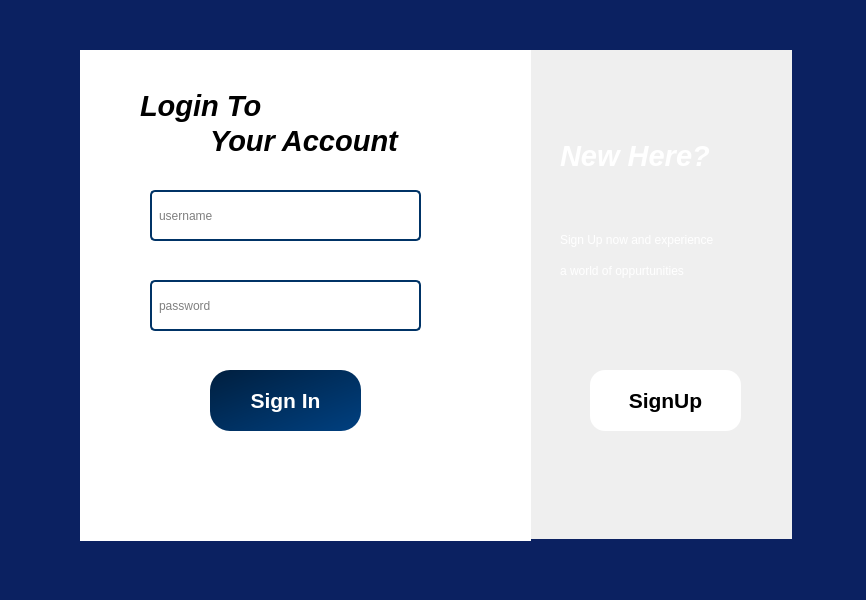
<?xml version="1.0" encoding="UTF-8"?>
<ui version="4.0">
 <class>MainWindow</class>
 <widget class="QMainWindow" name="MainWindow">
  <property name="geometry">
   <rect>
    <x>0</x>
    <y>0</y>
    <width>866</width>
    <height>600</height>
   </rect>
  </property>
  <property name="windowTitle">
   <string>MainWindow</string>
  </property>
  <property name="styleSheet">
   <string notr="true"/>
  </property>
  <widget class="QWidget" name="centralwidget">
   <widget class="QLabel" name="label_6">
    <property name="geometry">
     <rect>
      <x>0</x>
      <y>-1</y>
      <width>801</width>
      <height>51</height>
     </rect>
    </property>
    <property name="text">
     <string/>
    </property>
   </widget>
   <widget class="QLabel" name="label_7">
    <property name="geometry">
     <rect>
      <x>0</x>
      <y>539</y>
      <width>1031</width>
      <height>61</height>
     </rect>
    </property>
    <property name="styleSheet">
     <string notr="true">background-color: #0B2161;</string>
    </property>
    <property name="text">
     <string/>
    </property>
   </widget>
   <widget class="QLabel" name="label_8">
    <property name="geometry">
     <rect>
      <x>-10</x>
      <y>0</y>
      <width>431</width>
      <height>591</height>
     </rect>
    </property>
    <property name="styleSheet">
     <string notr="true">background-color: #0B2161;</string>
    </property>
    <property name="text">
     <string/>
    </property>
   </widget>
   <widget class="QGroupBox" name="groupBox">
    <property name="geometry">
     <rect>
      <x>80</x>
      <y>50</y>
      <width>451</width>
      <height>491</height>
     </rect>
    </property>
    <property name="styleSheet">
     <string notr="true">
/* Group Box */
QGroupBox {
    background-color: white; /* Light blue background color */
    border: none; 
}

/* Line Edits */
QLineEdit {
    border: 2px solid #003366; /* Dark blue border */
    border-radius: 5px;
    padding: 5px;
    background-color: white;
}

/* Hover Effect for Line Edits */
QLineEdit:hover {
    border-color: #005f5f; /* Darker blue on hover */
}

/* Focus Effect for Line Edits */
QLineEdit:focus {
    border-color: #007f7f; /* Even darker blue when focused */
}

/* Placeholder Text Color */
QLineEdit::placeholder {
    color: #003366; /* Dark blue placeholder text */
}

/* Push Button */
QPushButton {
    border-radius: 20px;
    background: qlineargradient(x1:0, y1:0, x2:1, y2:1, stop:0 #003366, stop:1 #005f5f); /* Dark blue to darker blue gradient */
    color: white;
    padding: 10px 20px;
    border: none;
}

/* Hover State Style for Push Button */
QPushButton:hover {
    background: qlineargradient(x1:0, y1:0, x2:1, y2:1, stop:0 #005f5f, stop:1 #007f7f); /* Darker blue to even darker blue gradient on hover */
}

/* Pressed State Style for Push Button */
QPushButton:pressed {
    background: qlineargradient(x1:0, y1:0, x2:1, y2:1, stop:0 #007f7f, stop:1 #009f9f); /* Even darker blue to very dark blue gradient when pressed */
}
</string>
    </property>
    <property name="title">
     <string/>
    </property>
    <widget class="QLineEdit" name="passwordLineEdit">
     <property name="geometry">
      <rect>
       <x>70</x>
       <y>230</y>
       <width>271</width>
       <height>51</height>
      </rect>
     </property>
     <property name="echoMode">
      <enum>QLineEdit::Password</enum>
     </property>
     <property name="placeholderText">
      <string>password</string>
     </property>
    </widget>
    <widget class="QLineEdit" name="usernameLineEdit">
     <property name="geometry">
      <rect>
       <x>70</x>
       <y>140</y>
       <width>271</width>
       <height>51</height>
      </rect>
     </property>
     <property name="placeholderText">
      <string>username</string>
     </property>
    </widget>
    <widget class="QPushButton" name="SignIn">
     <property name="geometry">
      <rect>
       <x>130</x>
       <y>320</y>
       <width>151</width>
       <height>61</height>
      </rect>
     </property>
     <property name="font">
      <font>
       <pointsize>16</pointsize>
       <bold>true</bold>
      </font>
     </property>
     <property name="styleSheet">
      <string notr="true">/* Push Button */
QPushButton {
    border-radius: 20px;
    background: qlineargradient(x1:0, y1:0, x2:1, y2:1, stop:0 #001F3F, stop:1 #004080); /* Changed gradient colors */
    color: white;
    padding: 10px 20px;
    border: none;
}

/* Hover State Style for Push Button */
QPushButton:hover {
    background: qlineargradient(x1:0, y1:0, x2:1, y2:1, stop:0 #004080, stop:1 #001F3F); /* Changed gradient colors */
}

/* Pressed State Style for Push Button */
QPushButton:pressed {
    background: qlineargradient(x1:0, y1:0, x2:1, y2:1, stop:0 #001F3F, stop:1 #004080); /* Changed gradient colors */
}</string>
     </property>
     <property name="text">
      <string>Sign In</string>
     </property>
    </widget>
    <widget class="QLabel" name="label">
     <property name="geometry">
      <rect>
       <x>60</x>
       <y>30</y>
       <width>171</width>
       <height>51</height>
      </rect>
     </property>
     <property name="font">
      <font>
       <pointsize>22</pointsize>
       <italic>true</italic>
       <bold>true</bold>
      </font>
     </property>
     <property name="styleSheet">
      <string notr="true">background:transparent;</string>
     </property>
     <property name="text">
      <string>Login To </string>
     </property>
    </widget>
    <widget class="QLabel" name="label_2">
     <property name="geometry">
      <rect>
       <x>130</x>
       <y>70</y>
       <width>231</width>
       <height>41</height>
      </rect>
     </property>
     <property name="font">
      <font>
       <family>Segoe UI</family>
       <pointsize>22</pointsize>
       <italic>true</italic>
       <bold>true</bold>
      </font>
     </property>
     <property name="styleSheet">
      <string notr="true">background:transparent;</string>
     </property>
     <property name="text">
      <string>Your Account</string>
     </property>
    </widget>
   </widget>
   <widget class="QGroupBox" name="groupBox_2">
    <property name="geometry">
     <rect>
      <x>530</x>
      <y>50</y>
      <width>271</width>
      <height>491</height>
     </rect>
    </property>
    <property name="styleSheet">
     <string notr="true">QGroupBox{
	background-image: url(:/backdrop.jpg);
border: none;
}

QPushButton {
    background-color: white; 
    color: black 
    border: none; 
    border-radius: 20px; 
    padding: 10px 20px; 
}

QPushButton:hover {
    background-color: rgba(255, 255, 255, 0.3); 
}

QLabel {
    color: white;
    background: transparent;
}
</string>
    </property>
    <property name="title">
     <string/>
    </property>
    <widget class="QPushButton" name="SignUp">
     <property name="geometry">
      <rect>
       <x>60</x>
       <y>320</y>
       <width>151</width>
       <height>61</height>
      </rect>
     </property>
     <property name="font">
      <font>
       <pointsize>16</pointsize>
       <bold>true</bold>
      </font>
     </property>
     <property name="styleSheet">
      <string notr="true">border-radius: 15px; 
  padding: 10px 20px;
background-color: rgb(255, 255, 255);</string>
     </property>
     <property name="text">
      <string>SignUp</string>
     </property>
    </widget>
    <widget class="QLabel" name="label_3">
     <property name="geometry">
      <rect>
       <x>30</x>
       <y>80</y>
       <width>201</width>
       <height>51</height>
      </rect>
     </property>
     <property name="font">
      <font>
       <family>Segoe UI</family>
       <pointsize>22</pointsize>
       <italic>true</italic>
       <bold>true</bold>
      </font>
     </property>
     <property name="styleSheet">
      <string notr="true">color: rgb(255, 255, 255);
background:transparent;</string>
     </property>
     <property name="text">
      <string>New Here?</string>
     </property>
    </widget>
    <widget class="QLabel" name="label_4">
     <property name="geometry">
      <rect>
       <x>30</x>
       <y>180</y>
       <width>191</width>
       <height>20</height>
      </rect>
     </property>
     <property name="styleSheet">
      <string notr="true">color: rgb(255, 255, 255);
background:transparent;</string>
     </property>
     <property name="text">
      <string>Sign Up now and experience </string>
     </property>
    </widget>
    <widget class="QLabel" name="label_5">
     <property name="geometry">
      <rect>
       <x>30</x>
       <y>210</y>
       <width>191</width>
       <height>21</height>
      </rect>
     </property>
     <property name="styleSheet">
      <string notr="true">color: rgb(255, 255, 255);
background:transparent;</string>
     </property>
     <property name="text">
      <string>a world of oppurtunities</string>
     </property>
    </widget>
   </widget>
   <widget class="QLabel" name="label_10">
    <property name="geometry">
     <rect>
      <x>40</x>
      <y>560</y>
      <width>431</width>
      <height>591</height>
     </rect>
    </property>
    <property name="styleSheet">
     <string notr="true">background-color: #0B2161;</string>
    </property>
    <property name="text">
     <string/>
    </property>
   </widget>
   <widget class="QLabel" name="label_9">
    <property name="geometry">
     <rect>
      <x>410</x>
      <y>-1</y>
      <width>481</width>
      <height>51</height>
     </rect>
    </property>
    <property name="styleSheet">
     <string notr="true">background-color: #0B2161;</string>
    </property>
    <property name="text">
     <string/>
    </property>
   </widget>
   <widget class="QLabel" name="label_11">
    <property name="geometry">
     <rect>
      <x>792</x>
      <y>50</y>
      <width>91</width>
      <height>501</height>
     </rect>
    </property>
    <property name="styleSheet">
     <string notr="true">background-color: #0B2161;</string>
    </property>
    <property name="text">
     <string/>
    </property>
   </widget>
  </widget>
 </widget>
 <resources/>
 <connections/>
</ui>
